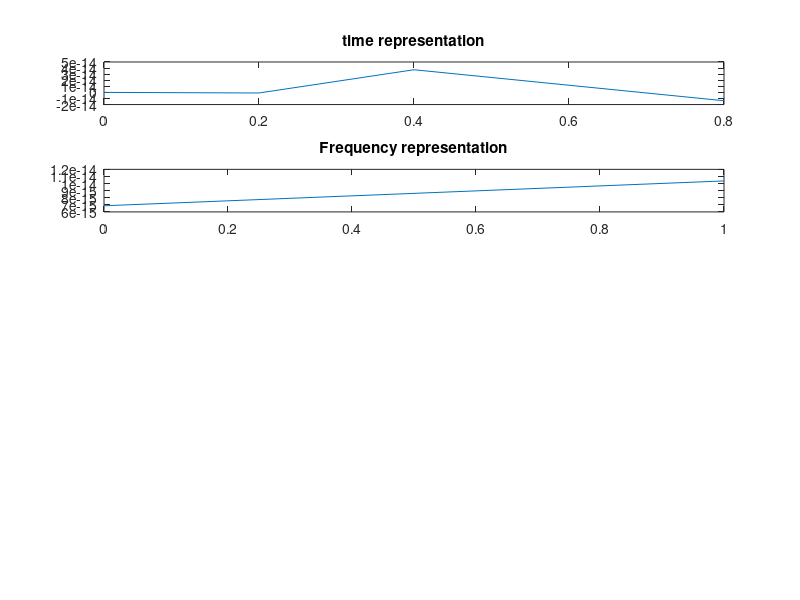

Write MATLAB code to recreate this figure. (Note: this script raises an error after producing the figure.)
%  signal
%  MATLAB - 
%  Val?rie Perrier -
%________________________________
%
%  G?n?ration de signaux. Le signal en sortie est not? Y
%  Calcul de sa transform?e de Fourier
%  Trac? de y(t) et de son spectre (module de sa TF)
%_______________________________
clear;clc;clf
%
% nombre de points de discretisation..............
%
n=input('Number of sample points:');
dx=1/n;
t=0:dx:1;
%
%..choix du signal (menu).................
%
disp('(1) Dirac')
disp('(2) Square function ')
disp('(3) White noise')
disp('(4) Sum of 2 sine functions')
disp('(5) Succession of 2 sinusoides')
disp('(6) Modulated Wave')
disp('(7) Sismique signal')
disp('(8) Audio signal')
m=input('Enter your choice:');
%index=(1:n);
if m==1
	n2=n/2;
	y=[zeros(1,n2-1) 1 zeros(1,n2)];
elseif m==2
	y=square(2*5*pi*t);
elseif m==3
	y=randn(1,length(t));
elseif m==4
	y=sin(2*pi*20*t)+sin(2*pi*85*t);
elseif m==5
	n2=n/2;
	y=[sin(2*pi*20*t(1:n2)) sin(2*pi*85*t(n2+1:n+1))];
elseif m==6
	y=cos(6*pi*t.*(10*t+0.5));
elseif m==7
	load quake
	g=0.0980;
	delt=1/200;
%	y=e*g;%(e est le signal dans quake)
	y=e;
%	t=delt*(1:length(e));
%	yrange=[-250,250];
%	ax=[0 50 yrange];
%	ech=n;
%   index=(1:10000/ech)*ech;
elseif m==8
	load splat
elseif m==9
    %y=abs(cos(t*10));
    %disp(t)
    if mod(100,t*100) == 1
        y = 100*t;
    else
        y = 0;
    end
end

m=input('Add noise ?  oui=0    non=1 :');
if m==0
	br=input('signal-to-noise ratio:');
	y=y+br*randn(size(y));
end
%
%..Trace du signal temporel............
%
%axis([0 1 -1.5 1.5])
subplot(5,1,1),plot(t(1:n),y(1:n)),title('time representation')
%
%..Calcul de la transformee de Fourier...
%
n2=n/2;
fy=fft(y,n)/n;
f=(0:n2);
fy=abs(fy);
%..trace............
subplot(5,1,2),plot(f(1:n2),fy(1:n2)),title('Frequency representation')
wave = RWT(y(1:400), 4, 'Morlet');
subplot(5,1,3),ImageRWT(wave, 'Overall', 'spring'),title('Wavelet')
subplot(5,1,4), contour(transpose(wave)),title('Wavelet')
maxima = WTMM(wave);
subplot(5,1,5),ImageWTMM(maxima),title('Maxima ')